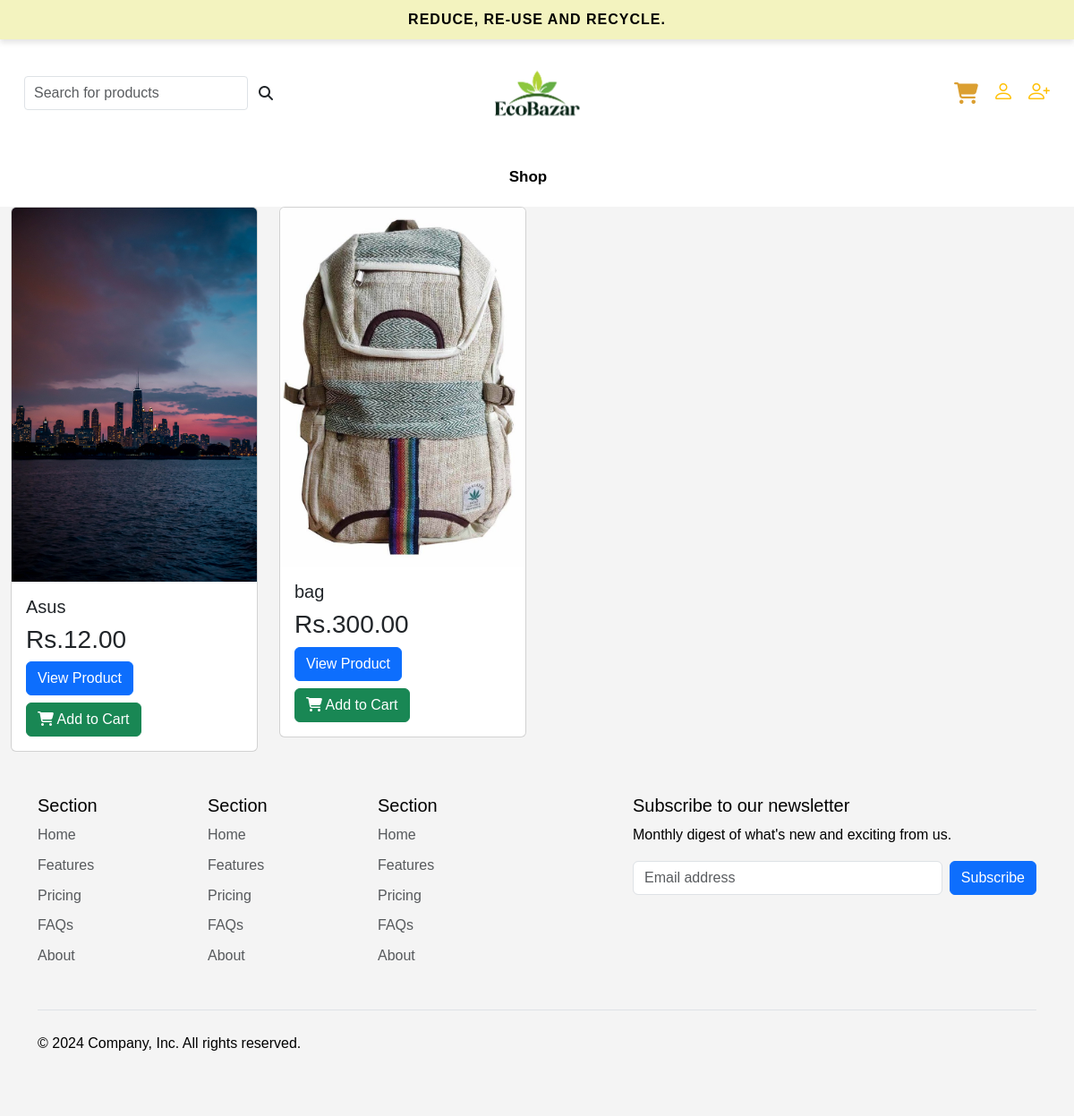
Page /productlist on the committed database.
### products/models.py (models this page shows, shortened)
class Product(models.Model):
    product_name=models.CharField(max_length=100)
    product_price=models.DecimalField(max_digits=10, decimal_places=2)
    stock=models.IntegerField()
    product_description=models.TextField()
    product_image=models.FileField(upload_to='static/uploads',null=True)
    created_at=models.DateTimeField(auto_now_add=True)
    category=models.ForeignKey(Category,related_name='products',on_delete=models.CASCADE ,null=True)

### users/views.py (the view)
# urls.py: path('productlist',products),
def products(request):
    products = Product.objects.all()
    context = {
        'products': products
    }
    return render(request, 'users/products.html', context)

### users/templates/users/products.html (shortened to what this page needs)
{% extends 'layouts.html' %}
{% load static %}
{% block main-content %}
{% include 'users/header.html' %}
<div class="container-fluid">
  <div class="row row-cols-1 row-cols-md-4 g-4">
    {% for item in products %}
      <div class="col">
        <div class="card">
          <img src="/{{ item.product_image }}" class="card-img-top" alt="{{ item.product_name }}">
          <div class="card-body">
            <h5 class="card-title">{{ item.product_name }}</h5>
            <h3>Rs.{{ item.product_price }}</h3>
            <a href="/productdetails/{{ item.id }}" class="btn btn-primary">View Product</a>
            <form action="/addtocart/{{product.id}}" method="POST" class="mt-2">
              <button type="submit" class="btn btn-success">
                <i class="fas fa-shopping-cart"></i> Add to Cart
              </button>
            </form>
          </div>
        </div>
      </div>
    {% endfor %}
  </div>
</div>
{% include 'users/footer.html' %}
{% endblock %}

### static/css/app.css (style rules this page uses)
body { font-family: 'Arial', sans-serif; margin: 0; padding: 0; color: black; line-height: 1.6; }
body { font-family: Arial, sans-serif; background-color: #f4f4f4; margin: 0; padding: 0; }
button { padding: 10px 20px; font-size: 16px; background-color: #4CAF50; color: white; border: none; border-radius: 5px; cursor: pointer; }

### rows in the picture
Product: product_image (picture), product_name "Asus", product_price "12.00"
Product: product_image (picture), product_name "bag", product_price "300.00"
